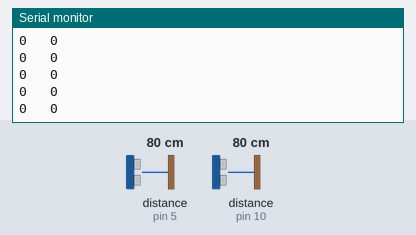
Simulated run of this sketch. Board: Arduino Uno, built with avr-gcc and run on an emulated ATmega328P. Parts: the last lines printed to the serial monitor. Wiring (inferred from the names in the program): 2 × ultrasonic range finder: trigger pin 6, echo pin 5 / trigger pin 11, echo pin 10. The test bench sets the inputs (shaded band); at power-on: distance to the obstacle (sensors on pin 5, pin 10) 80 cm. The echo pulse lasts 58.3 µs per cm.

Above: at 2.2 s.
2.3 s: distance to the obstacle (sensor on pin 5) set to 4 cm
At 2.33 s:
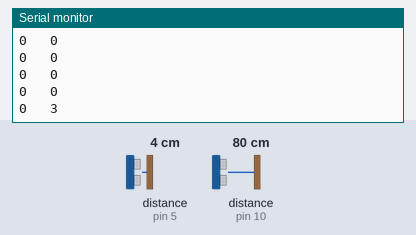
5.3 s: distance to the obstacle (sensor on pin 10) set to 2 cm
At 6.12 s:
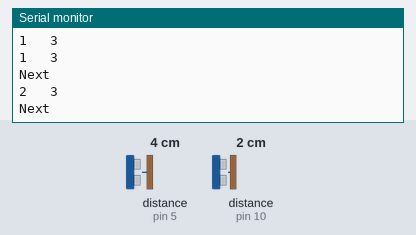
7.6 s: distance to the obstacle (sensor on pin 5) set to 18 cm
At 7.75 s:
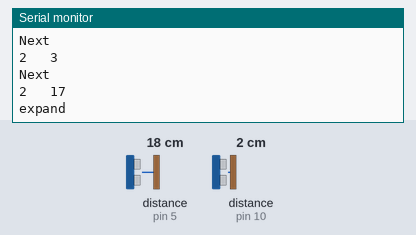
9.6 s: distance to the obstacle (sensor on pin 10) set to 120 cm
At 9.91 s:
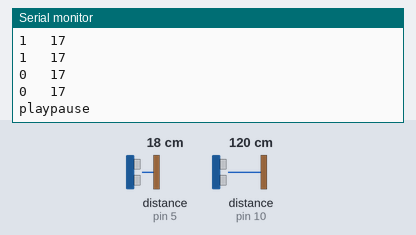
11.5 s: distance to the obstacle (sensor on pin 5) set to 12 cm
At 11.52 s:
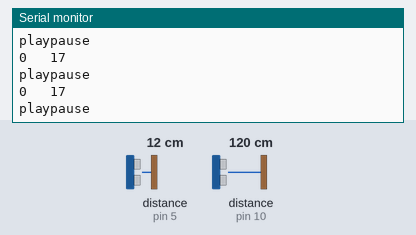
Timing chart, 0 to 14.5 s (numbered marks = the images above; inputs shaded):
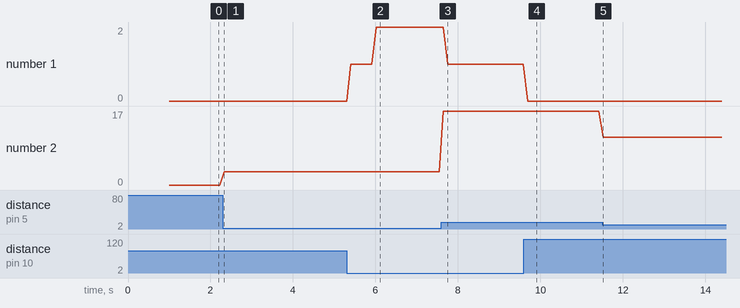

Measured:
- after the input at 2.3 s, the serial monitor: prints a new line at once (image 1)
- after the input at 5.3 s, the serial monitor: prints a new line after 0.10 s (image 2)
- after the input at 7.6 s, the serial monitor: prints a new line after 0.05 s (image 3)
- after the input at 9.6 s, the serial monitor: prints a new line after 0.09 s (image 4)
- plotted number 1: 0 → 2 after the input at 5.3 s, 1 → 0 after the input at 9.6 s
- plotted number 2: 0 → 3 after the input at 2.3 s, 3 → 17 after the input at 7.6 s, 17 → 11 after the input at 11.5 s

The sketch:

GestureFinalTEST2.ino
```cpp
const int trigPin1 = 11; // the number of the trigger output pin ( sensor 1 )
const int echoPin1 = 10; // the number of the echo input pin ( sensor 1 )
const int trigPin2 = 6;  // the number of the trigger output pin ( sensor 2 )
const int echoPin2 = 5;  // the number of the echo input pin ( sensor 2 )


long duration;
int distance1, distance2;
float r;
unsigned long temp=0;
int temp1=0;
int L=0;

void find_distance (void);

// this function returns the value in cm.
/*we should not trigger the both ultrasonic sensor at the same time.
it might cause error result due to the intraction of the both soundswaves.*/
void find_distance (void)
{
  digitalWrite(trigPin1, LOW);
  delayMicroseconds(2);
  digitalWrite(trigPin1, HIGH);
  delayMicroseconds(10);
  digitalWrite(trigPin1, LOW);

  duration = pulseIn(echoPin1, HIGH, 5000);// here this pulsein function wont wait more then 5000us for the ultrasonic sound to came back. (due to this it wont measure more than 60cm)
                                           // it helps this project to use the gesture control in the defined space.
                                           // so that, it will return zero if distance greater then 60m. ( it helps usually if we remove our hands infront of the sensors ).

  r = 3.4 * duration / 2;                  // calculation to get the measurement in cm using the time returned by the pulsein function.
  distance1 = r / 100.00;
  Serial.print(distance1);
  Serial.print("   ");
  /////////////////////////////////////////upper part for left sensor and lower part for right sensor
  digitalWrite(trigPin2, LOW);
  delayMicroseconds(2);
  digitalWrite(trigPin2, HIGH);
  delayMicroseconds(10);
  digitalWrite(trigPin2, LOW);


  duration = pulseIn(echoPin2, HIGH, 5000);
  r = 3.4 * duration / 2;
  distance2 = r / 100.00;
  delay(100);

  Serial.println(distance2);
}

void setup()
{
  Serial.begin(9600);
  pinMode(trigPin1, OUTPUT); // initialize the trigger and echo pins of both the sensor as input and output:
  pinMode(echoPin1, INPUT);
  pinMode(trigPin2, OUTPUT);
  pinMode(echoPin2, INPUT);
  delay (1000);

}

void loop()
{
  find_distance(); // this function will stores the current distance measured by the ultrasonic sensor in the global variable "distance1 and distance2"
                   // no matter what, the program has to call this "find_distance" function continuously to get the distance value at all time.

  if(distance2<=15 && distance2>=1) // once if we placed our hands in front of the right sensor in the range between 15 to 35cm this condition becomes true.
  {
    temp=millis();                   // store the current time in the variable temp. (" millis " Returns the number of milliseconds since the Arduino board began running the current program )
    while(millis()<=(temp+300))      // this loop measures the distance for another 300 milliseconds. ( it helps to find the difference between the swipe and stay of our hand in front of the right sensor )
    find_distance();
    if(distance2<=15 && distance2>=1) // this condition will true if we place our hand in front of the right sensor for more then 300 milli seconds.
    {
     temp=distance2;                         // store the current position of our hand in the variable temp.
     while(distance2<=15 || distance2==1)    // this loop will run untill we removes our hand in front of the right sensor.
     {
       find_distance();                      // call this function continuously to get the live data.
       if((temp+6)<distance2)                // this condition becomes true if we moves our hand away from the right sensor (**but in front of it ). here " temp+6 " is for calibration.
       {
       Serial.println("expand");               // send "r" serially.
       }
       else if((temp-6)>distance2)           // this condition becomes true if we moves our hand closer to the right sensor.
       {
        Serial.println("Next");                // send "Next" serially.
       }
     }
    }
    else                                     // this condition becomes true, if we only swipe in front of the right sensor .
    {
      Serial.println("captions");                // send "captions" serially.
    }
  }

  else if(distance1<=15 && distance1>=1)   // once if we placed our hands in front of the left sensor in the range between 15 to 60cm this condition becomes true.
  {

    temp=millis();

    while(millis()<=(temp+300))
    {
       find_distance();
       if(distance2<=15 && distance2>=1)  // if our hand detects in the left sensor before 300 milli seconds this condition becomes true. ( usually it happens if we swipe our hand from left to right sensor )
       {
         Serial.println("rewind");         // send "change" serially.
         L=1;                              // store 1 in variable l. ( it avoids the program to enter into the upcoming if condition )
         break;                            // break the loop.
       }
    }

    if(L==0)                               // this condition will become true, only if we swipe our hand in front of left sensor.
    {
    Serial.println("fast foward");            // send "fast foward" serially.
    while(distance1<=15 && distance1>=1) // this loop will rotate untill we removes our hand infront of the left sensor. this will avoid not to enter this if condition again.
    find_distance();
    }
    L=0;                                  // make l=0 for the next round.
   }
    temp=distance1;                         // store the current position of our hand in the variable temp.
     while(distance1<=0 || distance1==15)    // this loop will run untill we removes our hand in front of the right sensor.
     {
       find_distance();                      // call this function continuously to get the live data.
       if((temp+6)<distance2)                // this condition becomes true if we moves our hand away from the right sensor (**but in front of it ). here " temp+6 " is for calibration.
       {
       Serial.println("playpause");               // send "expand" serially.
       }

     }
}
```
